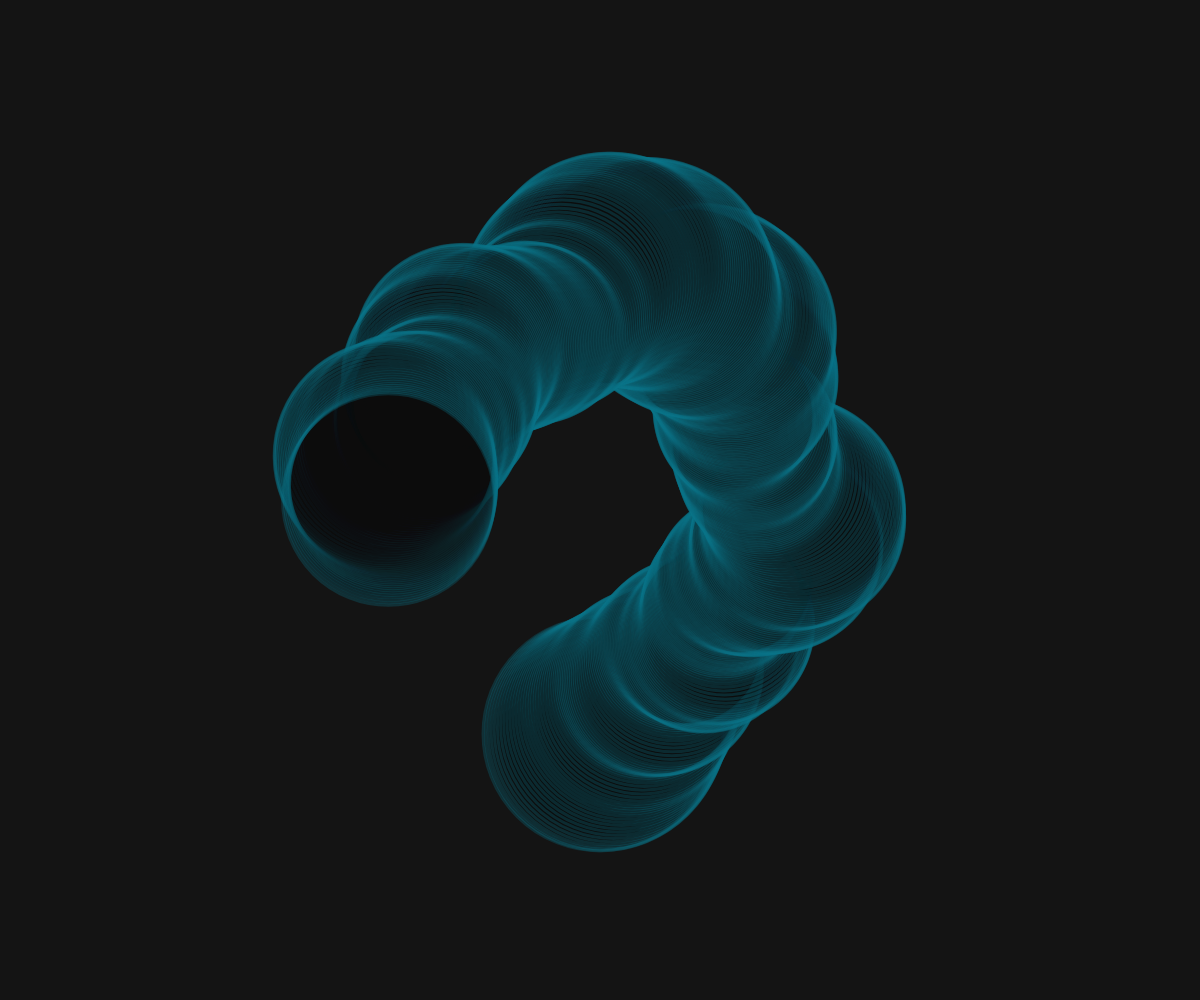
Frame 1 (no input)
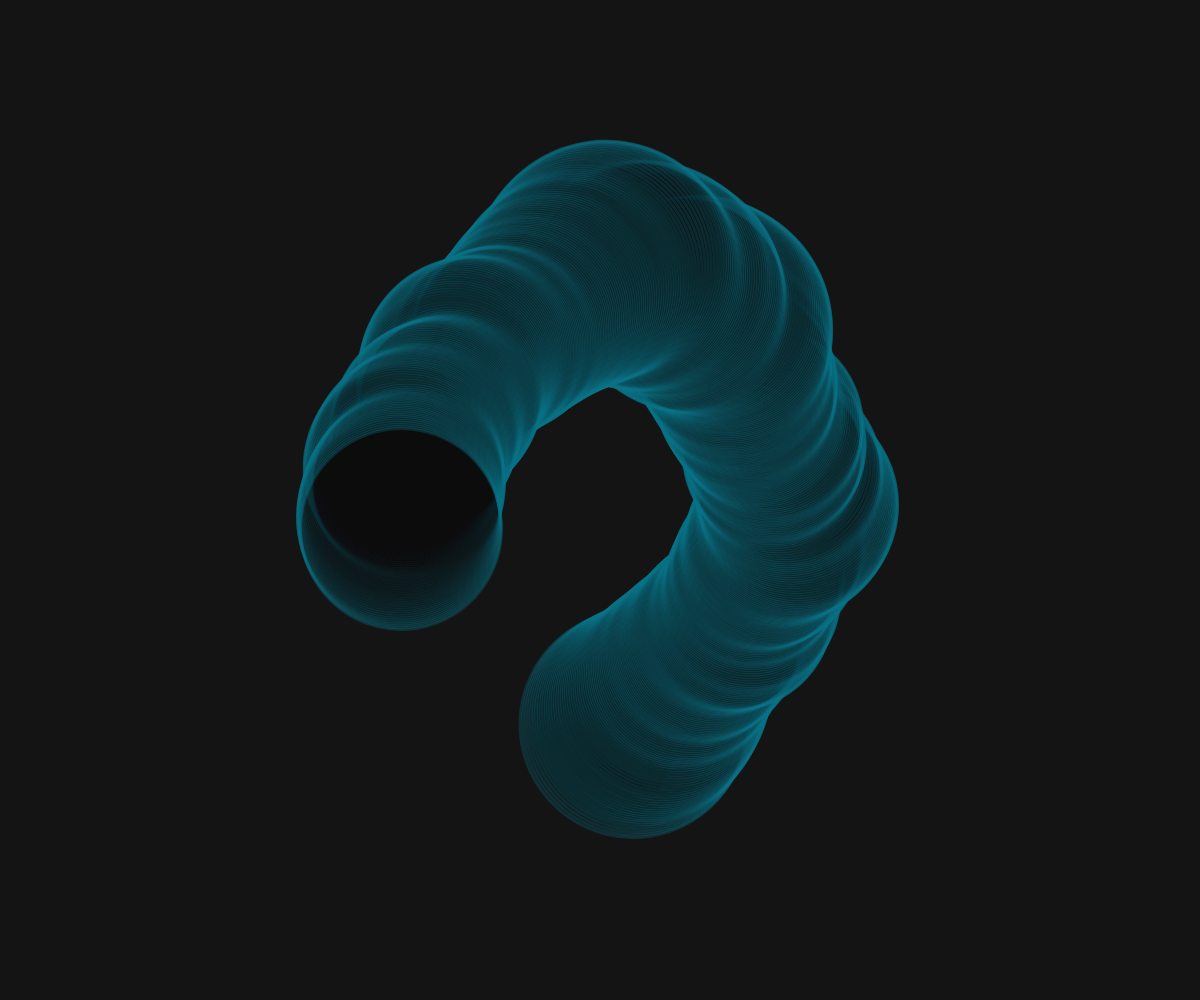
Frame 60 (no input)
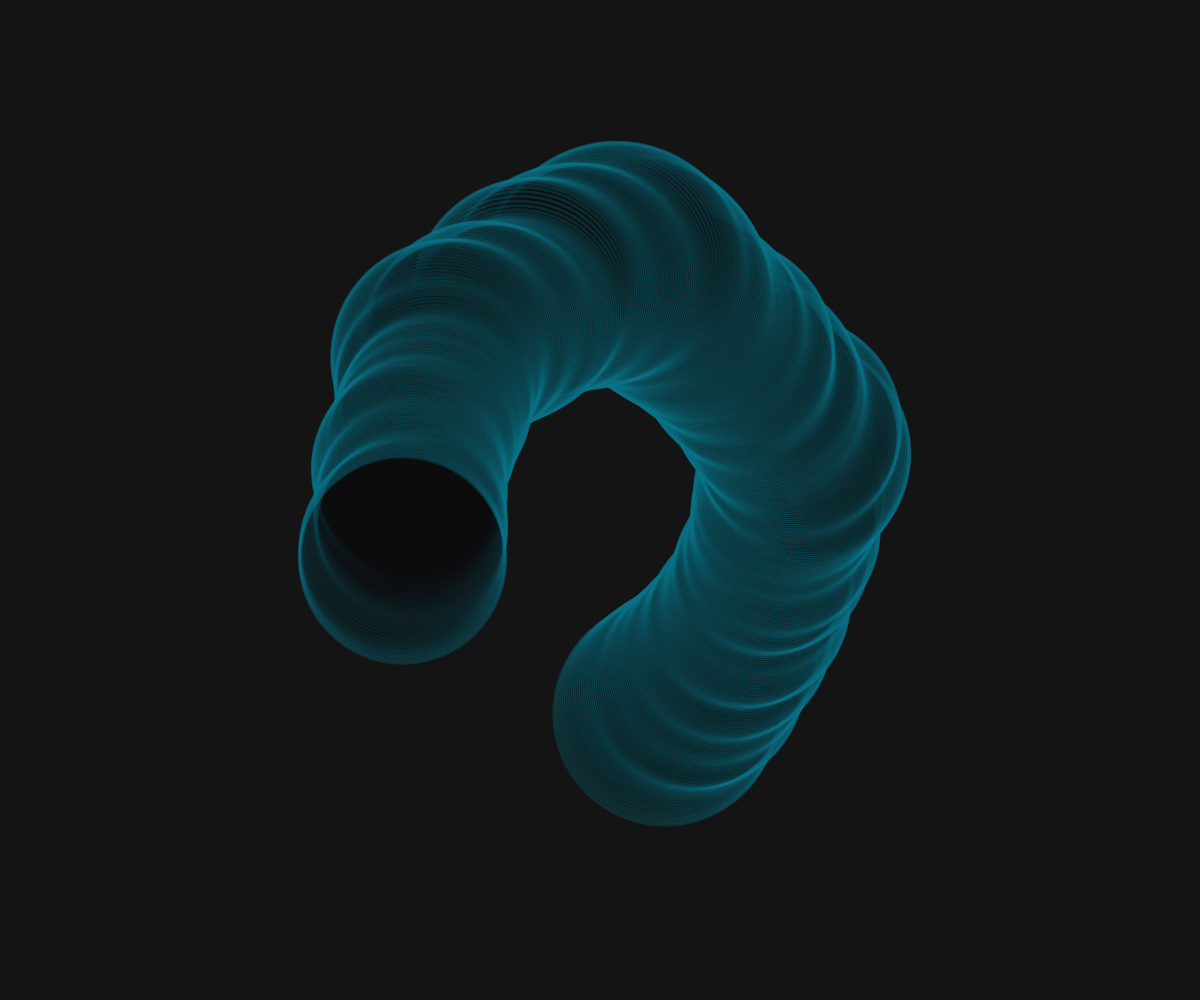
Frame 120 (the mouse pressed at the canvas centre since frame 60)

The p5.js sketch that drew these frames (run headless with seeded random() and noise() and a simulated clock; from frame 60 on, the mouse is pressed at the canvas centre):

// p5.js sketch
// ── sketch.js
// inspiration: https://thecodingtrain.com/CodingChallenges/036-blobby.html
// description: Manipulating sine and cos waves alongside perlin noise to create a wormhole
// 20/12/2020

let yoff = 0;
let radius = 150;

function setup() {
  createCanvas(window.innerWidth, window.innerHeight);
}

function draw() {
  background(20);

  rectMode(CENTER);
  fill(0, 10);
  stroke(12, 116, 137, 75);
  strokeWeight(3);

  translate(width / 2, height / 2);
  rotate(-yoff / 2);

  let xoff = 0;
  for (var a = 0; a < 1.5 * PI; a += 0.01) {
    let offset = map(noise(xoff, yoff, xoff + yoff), 0, 1, -50, 150);
    let r = radius + offset;
    let x = r * sin(a);
    let y = r * cos(a);
    ellipse(x, y, r);
    xoff += 0.01;
  }
  yoff += 0.005;
}
